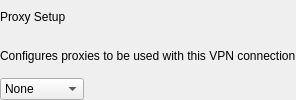
    <widget class="QWidget" name="proxyWidget" native="true">
     <layout class="QVBoxLayout" name="verticalLayout_27">
      <property name="leftMargin">
       <number>0</number>
      </property>
      <property name="topMargin">
       <number>0</number>
      </property>
      <property name="rightMargin">
       <number>0</number>
      </property>
      <property name="bottomMargin">
       <number>0</number>
      </property>
      <item>
       <widget class="QLabel" name="label_7">
        <property name="text">
         <string>Proxy Setup</string>
        </property>
       </widget>
      </item>
      <item>
       <widget class="QLabel" name="lTip_7">
        <property name="text">
         <string>Configures proxies to be used with this VPN connection</string>
        </property>
       </widget>
      </item>
      <item>
       <layout class="QHBoxLayout" name="horizontalLayout_10">
        <item>
         <widget class="QComboBox" name="proxyCombo">
          <item>
           <property name="text">
            <string>None</string>
           </property>
          </item>
          <item>
           <property name="text">
            <string>Manual</string>
           </property>
          </item>
          <item>
           <property name="text">
            <string>Automatic</string>
           </property>
          </item>
         </widget>
        </item>
        <item>
         <spacer name="horizontalSpacer_6">
          <property name="orientation">
           <enum>Qt::Horizontal</enum>
          </property>
          <property name="sizeHint" stdset="0">
           <size>
            <width>40</width>
            <height>20</height>
           </size>
          </property>
         </spacer>
        </item>
       </layout>
      </item>
     </layout>
    </widget>
